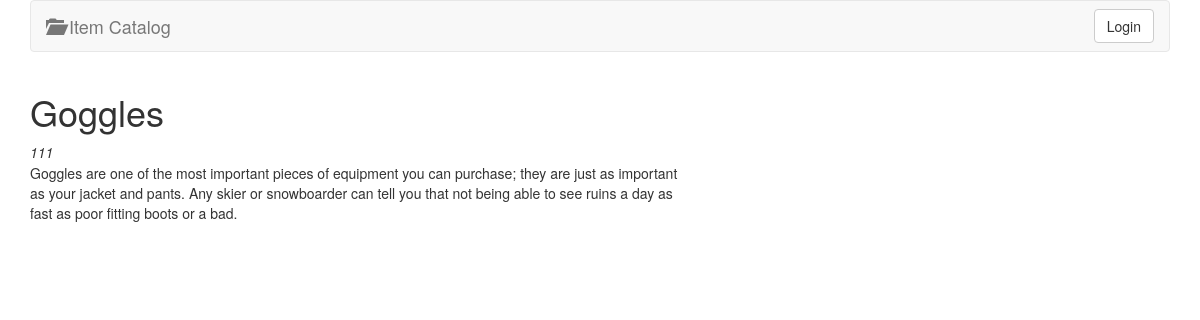
Page /catalog/3/items/3/ on the committed database.
### models.py (models this page shows, shortened)
class CategoryItem(Base):
    __tablename__ = 'category_item'
    name = Column(String(80), nullable=False)
    id = Column(Integer, primary_key=True)
    description = Column(String(250))
    category_id = Column(Integer, ForeignKey('category.id'))
    category = relationship(Category)
    user_id = Column(Integer, ForeignKey('user.id'))
    user = relationship(User)

class Category(Base):
    __tablename__ = 'category'
    id = Column(Integer, primary_key=True)
    name = Column(String(250), nullable=False)
    user_id = Column(Integer, ForeignKey('user.id'))
    user = relationship(User)
    items = relationship("CategoryItem")

### app.py (the view)
@app.route('/catalog/<int:category_id>/items/<int:item_id>/', methods=['GET'])
def showCategoryItem(category_id, item_id):
    item = session.query(CategoryItem).filter_by(id=item_id).one()
    category = session.query(Category).filter_by(id=category_id).one()
    if request_wants_json():
        return jsonify(Item=item.serialize)
    else:
        return render_template('viewCategoryItem.html', category=category, item=item)

### app.py (called while the page is built)
def request_wants_json():
    best = request.accept_mimetypes \
        .best_match(['application/json', 'text/html'])
    return best == 'application/json' and \
        request.accept_mimetypes[best] > \
        request.accept_mimetypes['text/html']

### templates/viewCategoryItem.html (shortened to what this page needs)
{% extends "layout.html" %}
{% block content %}
	<div class="row banner item">
		<div class="col-md-7 padding-none">
			<h1>{{ item.name }}</h1>
			<em>{{category.name}}</em>
			<div class="row"><div class="col-md-7 top7"></div></div>
			<p>{{ item.description }}</p>
		</div>
	</div>
{% endblock %}

### rows in the picture
CategoryItem: name "Goggles", description "Goggles are one of the most important pieces of equipment you can purchase; they are just as important as your jacket and pants. Any skier or snowboarder can tell you that not being able to see ruins a day as fast as poor fitting boots or a bad."
Category: name "111"
